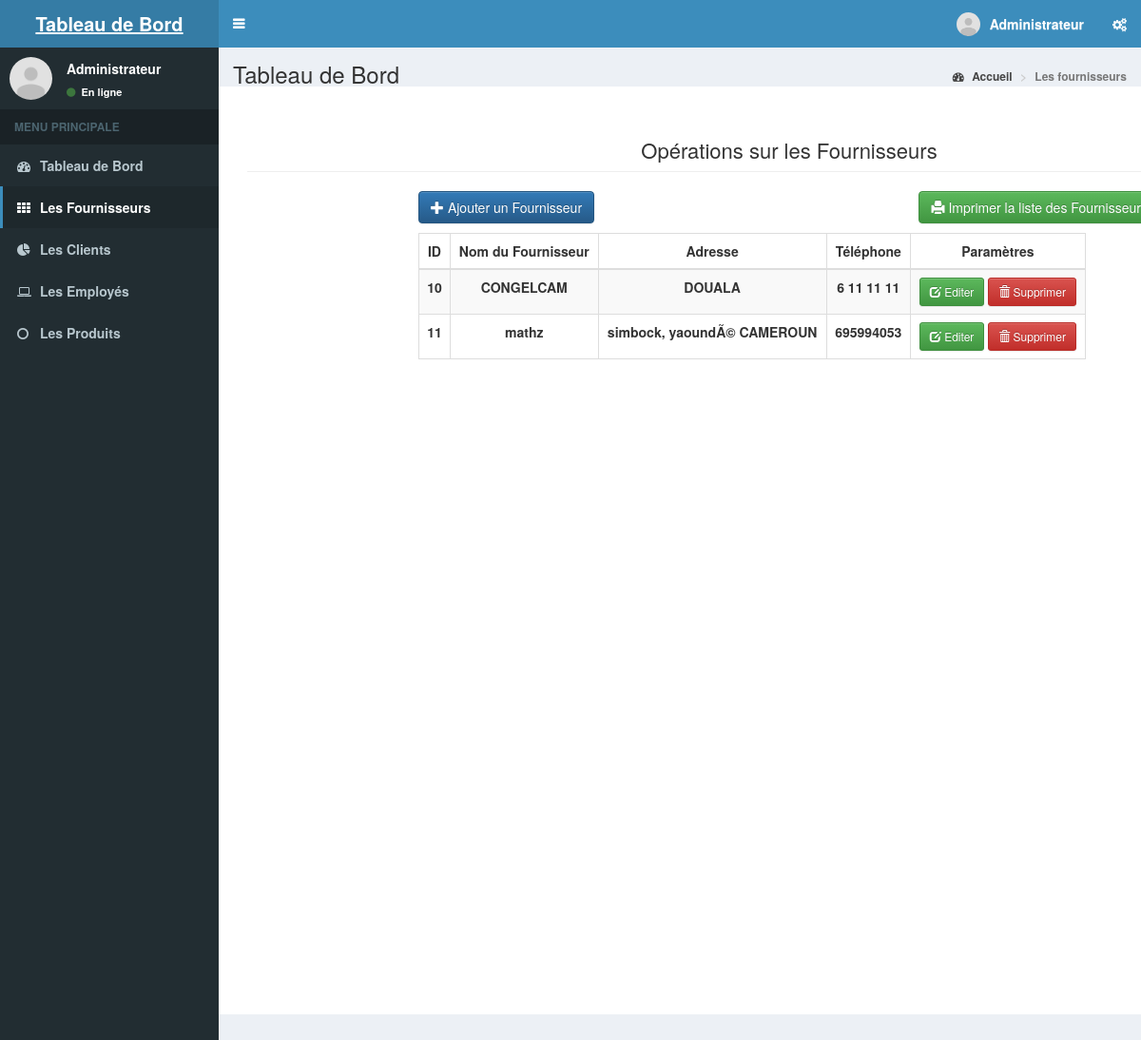
The page /assets/page/Administration/Fournisseur.php?id=1 (signed in) on the database its author committed.
### tables this page shows
CREATE TABLE `fournisseurs` (
  `id` int(11) NOT NULL,
  `nom_fournisseur` varchar(255) NOT NULL,
  `adress_fournisseur` varchar(255) NOT NULL,
  `tel` varchar(15) NOT NULL
);

### assets/page/Administration/elt_fournisseurs/index.php (shortened to what this page needs)
<!DOCTYPE html>
<html>
<head>
	<link rel="stylesheet" type="text/css" href="bootstrap/css/bootstrap.min.css">
	<link rel="stylesheet" type="text/css" href="datatable/dataTable.bootstrap.min.css">
</head>
<body>
<div class="container">
	<h1 class="page-header text-center">Opérations sur les Fournisseurs</h1>
	<div class="row">
		<div class="col-sm-8 col-sm-offset-2">
			<div class="row">
				<a href="#addnew" data-toggle="modal" class="btn btn-primary"><span class="glyphicon glyphicon-plus"></span> Ajouter un Fournisseur</a>
				<a href="elt_fournisseurs/print_pdf.php" class="btn btn-success pull-right"><span class="glyphicon glyphicon-print"></span> Imprimer la liste des Fournisseurs</a>
			</div>
			<div class="height10">
			</div>
			<div class="row">
				<table id="myTable" class="table table-bordered table-striped" style="width:90%;text-align:center;">
					<thead style="text-align:center;">
						<th style="text-align:center;">ID </th>
						<th style="text-align:center;">Nom du Fournisseur </th>
						<th style="text-align:center;">Adresse </th>
						<th style="text-align:center;">Téléphone </th>
						<th style="text-align:center;">Paramètres</th>
					</thead>
					<tbody>
						<?php
							include_once('connection.php');
							$sql = "SELECT * FROM fournisseurs";
							$query = $conn->query($sql);
							while($row = $query->fetch_assoc()){
								echo
								"<tr>
									<td>".$row['id']."</td>
									<td>".$row['nom_fournisseur']."</td>
									<td>".$row['adress_fournisseur']."</td>
									<td>".$row['tel']."</td>
									<td>
										<a href='#edit_".$row['id']."' class='btn btn-success btn-sm' data-toggle='modal'><span class='glyphicon glyphicon-edit'></span> Editer</a>
										<a href='#delete_".$row['id']."' class='btn btn-danger btn-sm' data-toggle='modal'><span class='glyphicon glyphicon-trash'></span> Supprimer</a>
									</td>
								</tr>";
							}
						?>
					</tbody>
				</table>
			</div>
		</div>
	</div>
</div>
</body>
</html>

### assets/page/Administration/elt_fournisseurs/index.php (style rules this page uses)
.height10 { height:10px; }

### rows shown on the page
fournisseurs: id "10", nom_fournisseur "CONGELCAM", adress_fournisseur "DOUALA", tel "6 11 11 11"
fournisseurs: id "11", nom_fournisseur "mathz", adress_fournisseur "simbock, yaoundÃ© CAMEROUN", tel "695994053"
